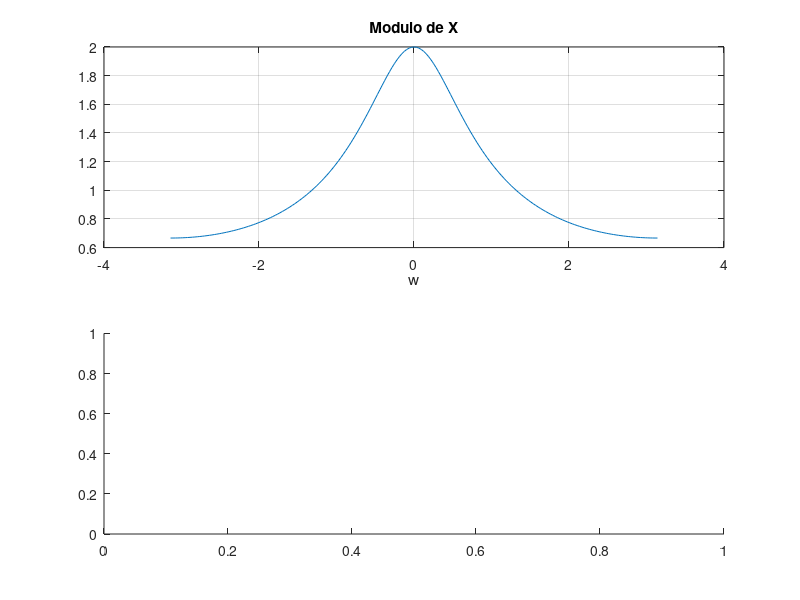

The MATLAB source for this figure: (Note: this script raises an error after producing the figure.)
% Exemplo para plotar a Magnitute e Fase da TFD
clear all;close all; clc;
a = .5;

w = [-1 * pi: pi/100: 1*pi];

Num = 1;
Den = 1 - a * exp(-j * w);
X = Num./Den;

Mod_X = abs(X);
Fase_X = angle(X);
% Plotando o modulo e a fase
subplot(2, 1, 1)
plot(w, Mod_X)
title('Modulo de X'); xlabel('w');
grid on;

subplot(2, 1, 2)
plow(w, Fase_X)
title('Fase de X'); xlabel('w');
grid on;